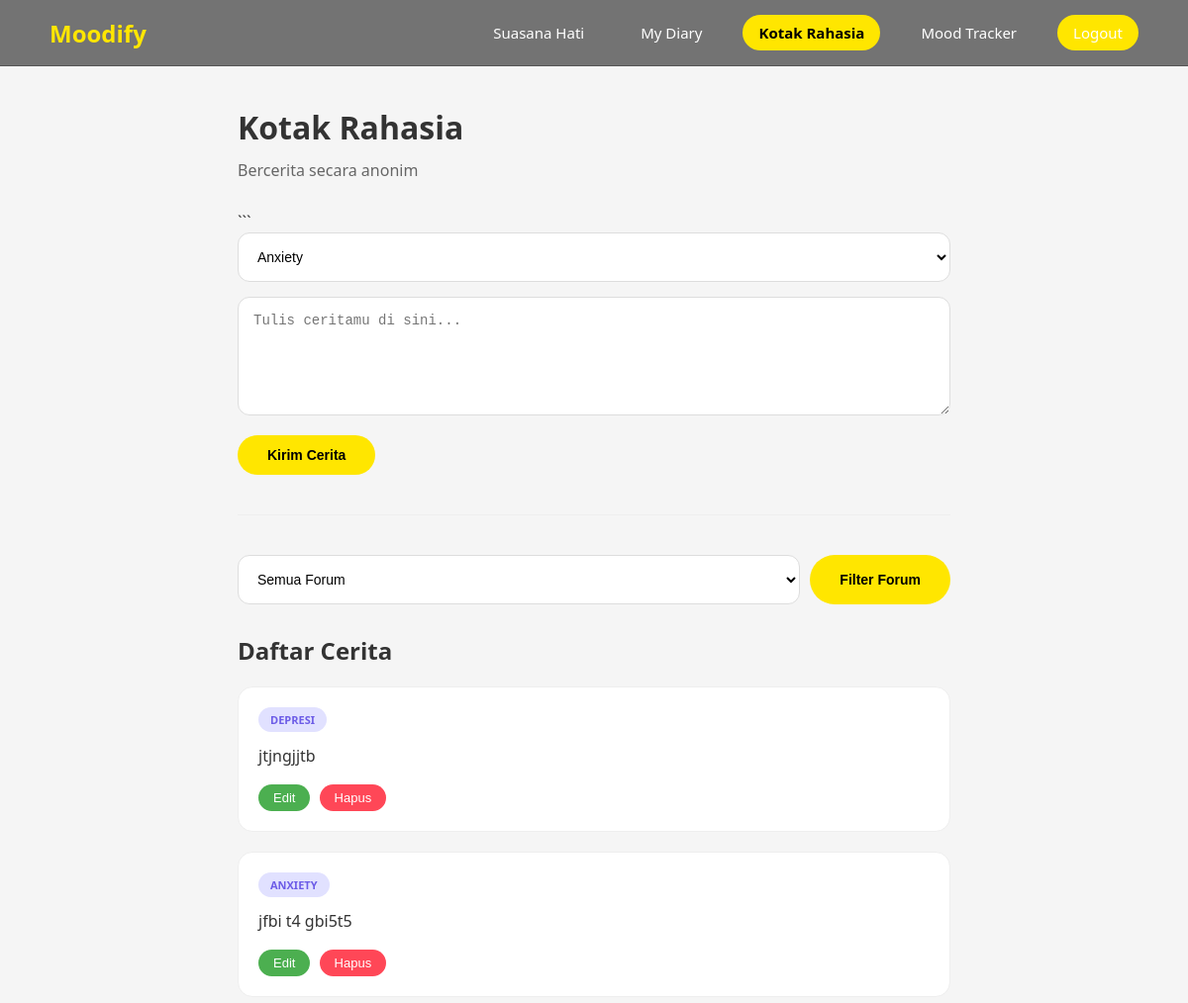
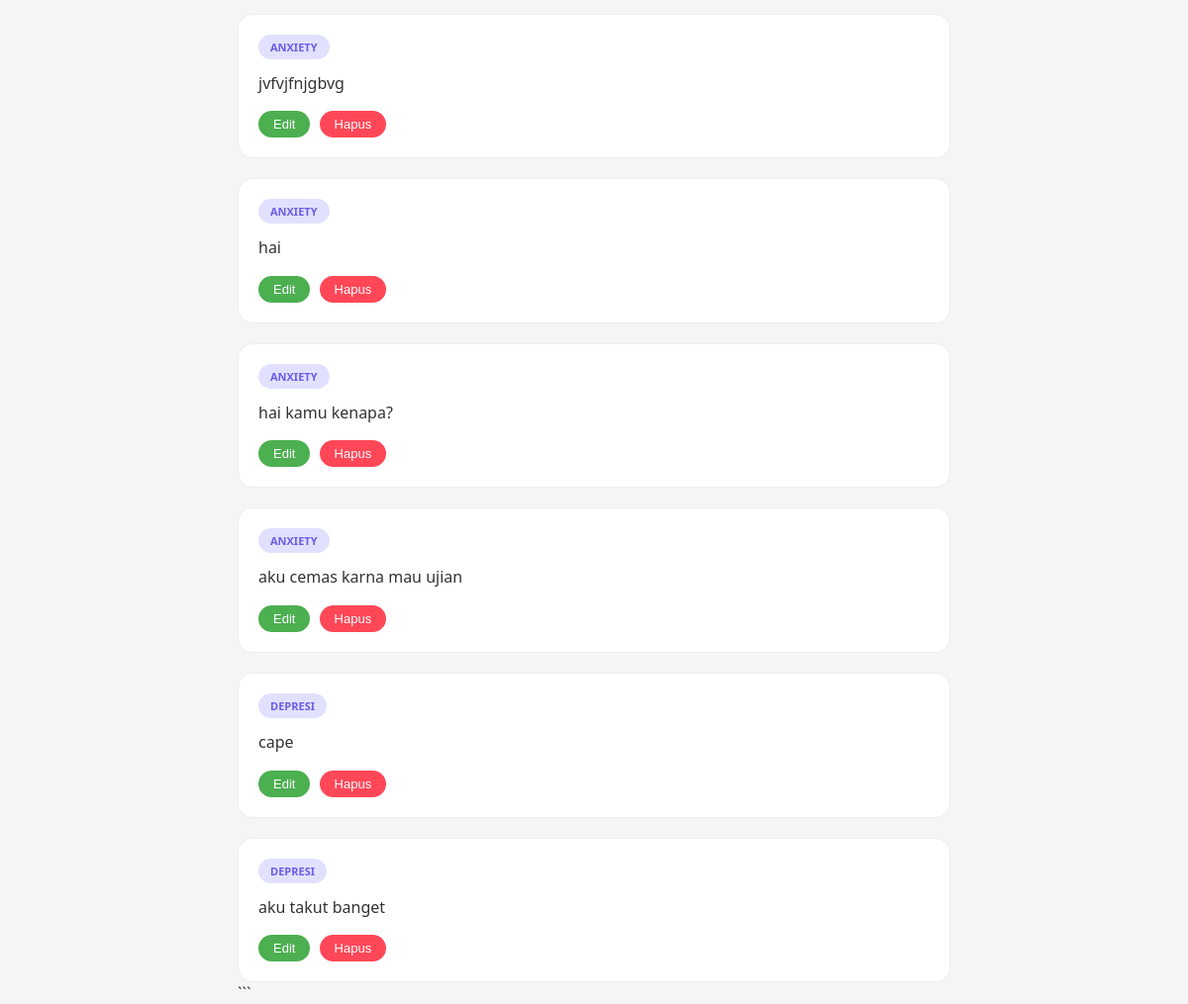
The app's page /kotakrahasia.php (signed in) with its own data (2 pictures, top to bottom).
### tables this page shows
CREATE TABLE `kotak_rahasia` (
  `id_post` int(11) NOT NULL,
  `id_user` int(11) NOT NULL,
  `kategori` varchar(50) NOT NULL,
  `isi_cerita` text NOT NULL,
  `created_at` timestamp NOT NULL DEFAULT current_timestamp()
);

### kotakrahasia.php (the view, shortened to what this page needs)
<?php
include 'Config.php';
$filter = "";
$query_data = mysqli_query($conn, "SELECT * FROM kotak_rahasia $filter ORDER BY id_post DESC");
?>
<!DOCTYPE html>
<html lang="id">
<head>
    <link rel="stylesheet" href="style_forum.css">
</head>
<body>
<div class="navbar">
    <div class="logo">Moodify</div>
    <div class="menu">
        <a href="suasana_hati.php">Suasana Hati</a>
        <a href="mydiary.php">My Diary</a>
        <a href="kotakrahasia.php" class="active">Kotak Rahasia</a>
        <a href="moodtracker.php">Mood Tracker</a>
        <a href="Logout.php" class="logout-btn">Logout</a>
    </div>
</div>
<div class="container">
    <h1>Kotak Rahasia</h1>
    <p style="color: #666; margin-top: -10px; margin-bottom: 30px;">Bercerita secara anonim</p>
```
<select id="kategori">
    <option value="Anxiety">Anxiety</option>
</select>
<textarea id="isi_cerita" placeholder="Tulis ceritamu di sini..."></textarea>
<button class="kirim-btn" onclick="kirimCerita()">Kirim Cerita</button>
<hr style="margin:40px 0; border: 0; border-top: 1px solid #eee;">
<form method="GET" style="display: flex; gap: 10px; margin-bottom: 30px;">
    <select name="forum" style="margin-bottom: 0;">
        <option value="">Semua Forum</option>
    </select>
    <button type="submit" class="kirim-btn" style="white-space: nowrap;">Filter Forum</button>
</form>
<h2>Daftar Cerita</h2>
<?php while($row = mysqli_fetch_assoc($query_data)): ?>
<div class="card" id="post-<?php echo $row['id_post']; ?>">
    <span class="badge"><?php echo htmlspecialchars($row['kategori']); ?></span>
    <p id="text-<?php echo $row['id_post']; ?>" style="line-height: 1.6; margin: 15px 0;">
        <?php echo nl2br(htmlspecialchars($row['isi_cerita'])); ?>
    </p>
    <div style="margin-top:15px;">
        <button onclick="bukaModalEdit(<?php echo $row['id_post']; ?>)"
                style="cursor:pointer; background:#4CAF50; color:white; border:none; padding:6px 15px; border-radius:20px; font-size:13px;">
            Edit
        </button>
        <button onclick="bukaModalHapus(<?php echo $row['id_post']; ?>)"
                style="cursor:pointer; background:#ff4757; color:white; border:none; padding:6px 15px; border-radius:20px; font-size:13px; margin-left: 5px;">
            Hapus
        </button>
    </div>
</div>
<?php endwhile; ?>
```
</div>
</body>
</html>

### style_forum.css (style rules this page uses)
body { margin: 0; font-family: 'Segoe UI', Arial, sans-serif; background: #f5f5f5; color: #333; }
.navbar { background: #737373; padding: 15px 50px; display: flex; justify-content: space-between; align-items: center; border-bottom: 1px solid #555; }
.logo { color: #ffe600; font-size: 24px; font-weight: bold; }
.menu { display: flex; gap: 25px; align-items: center; }
.menu a { text-decoration: none; color: #ffffff; font-size: 15px; font-weight: 500; padding: 8px 16px; }
.menu a.active { background: #ffe600; color: #000000; border-radius: 20px; font-weight: bold; }
.logout-btn { text-decoration: none; color: #333; font-weight: bold; background: #ffe600; padding: 8px 18px; border-radius: 20px; font-size: 14px; }
.container { width: 60%; margin: auto; margin-top: 40px; }
select, textarea { width: 100%; padding: 15px; border-radius: 12px; border: 1px solid #ddd; margin-bottom: 15px; box-sizing: border-box; font-size: 14px; background: white; }
textarea { height: 120px; resize: vertical; }
.kirim-btn { background: #ffe600; padding: 12px 30px; border: none; border-radius: 25px; font-weight: bold; cursor: pointer; font-size: 14px; color: #000000; }
.card { background: white; padding: 20px; border-radius: 15px; margin-top: 20px; border: 1px solid #eee; }
.badge { background: #e1e1ff; color: #6c5ce7; padding: 5px 12px; border-radius: 20px; font-size: 11px; font-weight: bold; text-transform: uppercase; }

### records on screen
kotak_rahasia: kategori "DEPRESI", isi_cerita "jtjngjjtb"
kotak_rahasia: kategori "ANXIETY", isi_cerita "jfbi t4 gbi5t5"
kotak_rahasia: kategori "ANXIETY", isi_cerita "jvfvjfnjgbvg"
kotak_rahasia: kategori "ANXIETY", isi_cerita "hai"
kotak_rahasia: kategori "ANXIETY", isi_cerita "hai kamu kenapa?"
kotak_rahasia: kategori "ANXIETY", isi_cerita "aku cemas karna mau ujian"
kotak_rahasia: kategori "DEPRESI", isi_cerita "cape"
kotak_rahasia: kategori "DEPRESI", isi_cerita "aku takut banget"
